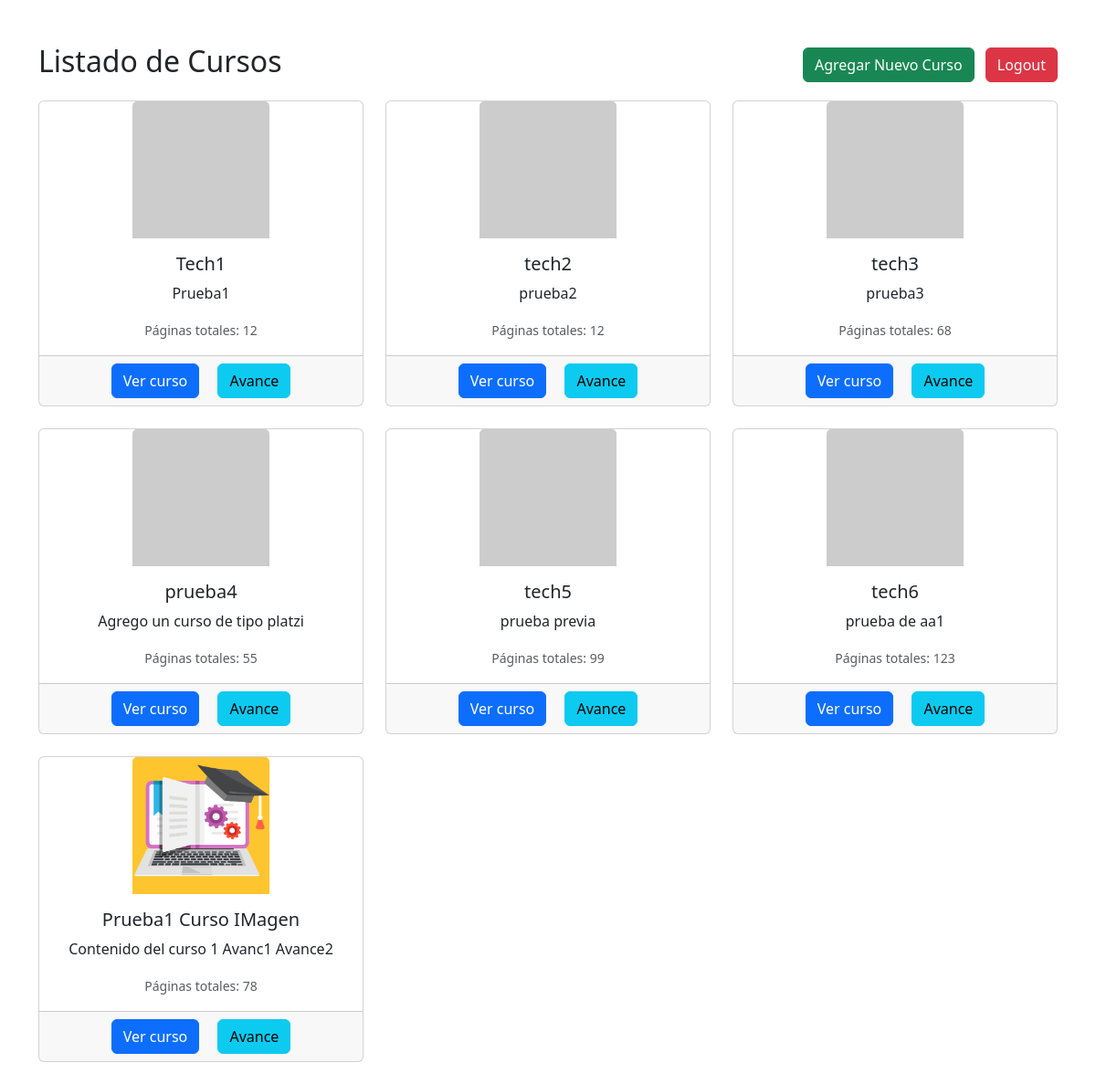
The page /cursos/listado/ (signed in) on the database as committed earlier.
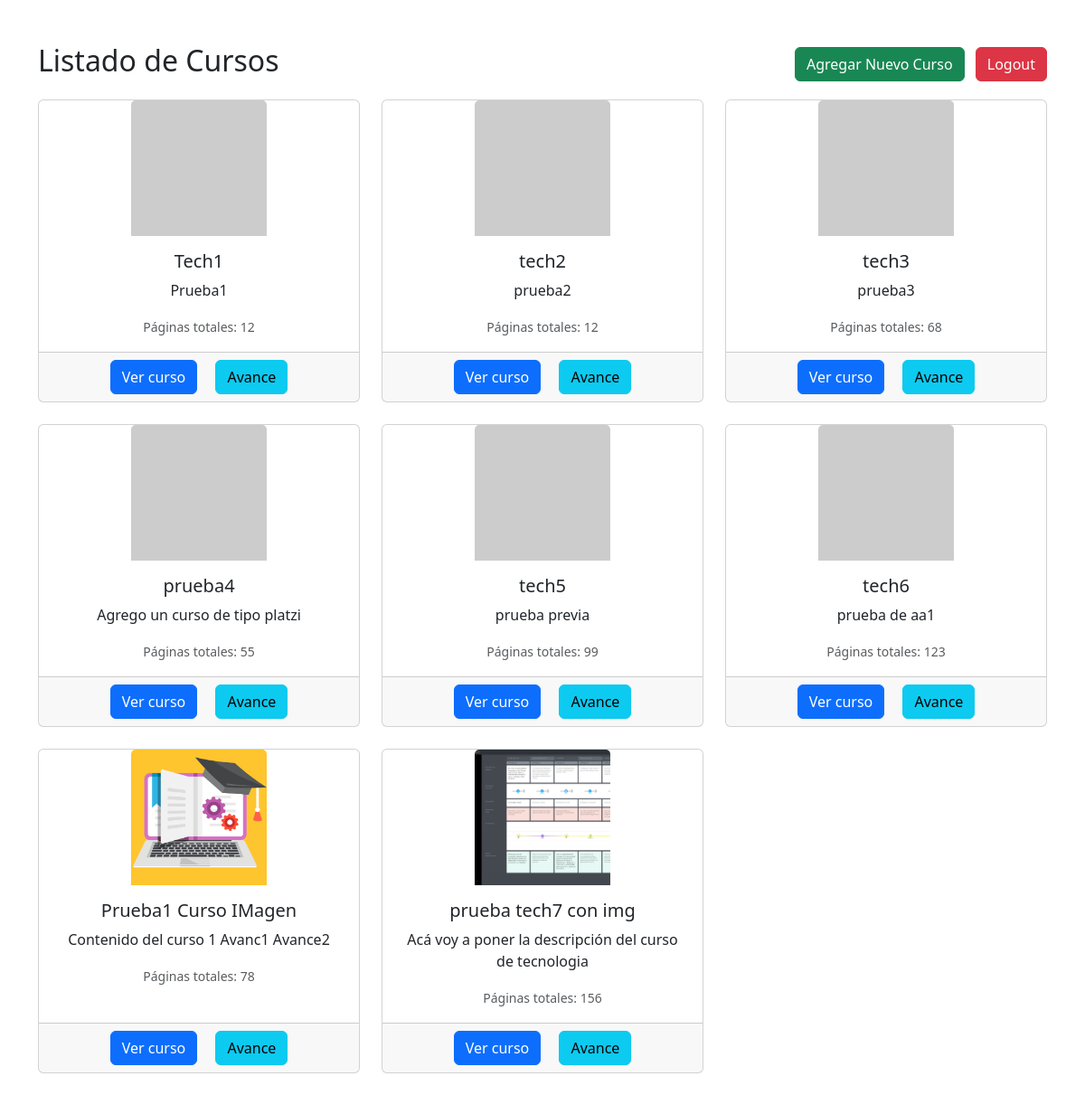
The same page on the database as committed later.
### cursos/models.py (models this page shows, shortened)
class Curso(models.Model):
    nombre = models.CharField(max_length=200)
    descripcion = models.TextField()
    total_paginas = models.IntegerField()
    imagen = models.ImageField(upload_to='cursos_imagenes/', blank=True, null=True)  # Campo para la imagen

### cursos/views.py (the view)
# urls.py: path('listado/', views.listado_cursos, name='listado_cursos'),
@login_required
def listado_cursos(request):
    cursos = Curso.objects.all()
    return render(request, 'cursos/listado_cursos.html', {'cursos': cursos})

### cursos/templates/cursos/listado_cursos.html (shortened to what this page needs)
<!DOCTYPE html>
{% load form_filters %}
<html lang="es">
<head>
    <link href="https://cdn.jsdelivr.net/npm/bootstrap@5.3.0/dist/css/bootstrap.min.css" rel="stylesheet">
</head>
<body>
    <div class="container mt-5">
        <div class="d-flex justify-content-between align-items-center mb-3">
            <h2>Listado de Cursos</h2>
            <div>
                <a href="{% url 'registro_curso' %}" class="btn btn-success">Agregar Nuevo Curso</a>
                <a href="{% url 'logout' %}" class="btn btn-danger ms-2">Logout</a>
            </div>
        </div>
        <div class="row">
            {% for curso in cursos %}
            <div class="col-md-4 mb-4">
                <div class="card h-100">
                    {% if curso.imagen %}
                    <img src="{{ curso.imagen.url }}" class="card-img-top" alt="{{ curso.nombre }}" style="width:150px; height:150px; object-fit:cover; margin:auto;">
                    {% else %}
                    <img src="https://via.placeholder.com/150" class="card-img-top" alt="Imagen no disponible" style="width:150px; height:150px; object-fit:cover; margin:auto;">
                    {% endif %}
                    <div class="card-body text-center">
                        <h5 class="card-title">{{ curso.nombre }}</h5>
                        <p class="card-text">{{ curso.descripcion }}</p>
                        <p class="card-text">
                            <small class="text-muted">Páginas totales: {{ curso.total_paginas }}</small>
                        </p>
                    </div>
                    <div class="card-footer text-center">
                        <a href="{% url 'curso_detalle' curso.id %}" class="btn btn-primary mx-2">Ver curso</a>
                        <a href="{% url 'curso_detalle' curso.id %}" class="btn btn-info mx-2">Avance</a>
                    </div>
                </div>
            </div>
            {% empty %}
            <p>No hay cursos disponibles en este momento.</p>
            {% endfor %}
        </div>
    </div>
</body>
</html>

Rows that differ between the two databases and show on the page:
added Curso: imagen (picture), nombre "prueba tech7 con img", descripcion "Acá voy a poner la descripción del curso de tecnologia", total_paginas "156"
